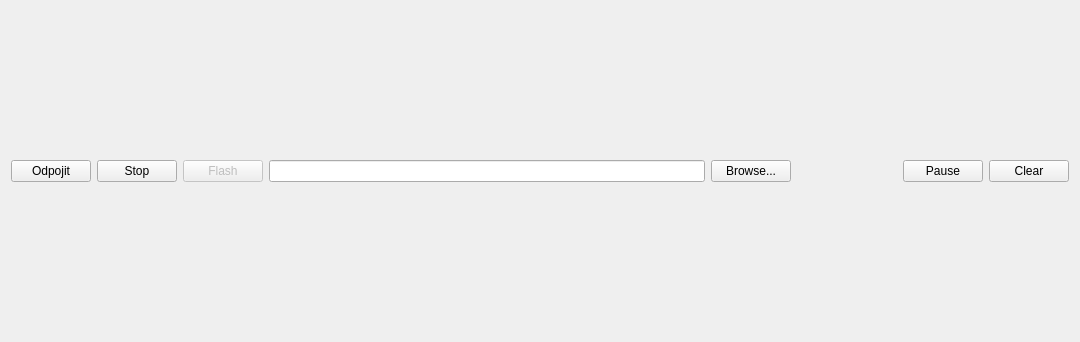
<?xml version="1.0" encoding="UTF-8"?>
<ui version="4.0">
 <class>LorrisTerminal</class>
 <widget class="QWidget" name="LorrisTerminal">
  <property name="geometry">
   <rect>
    <x>0</x>
    <y>0</y>
    <width>1080</width>
    <height>342</height>
   </rect>
  </property>
  <property name="windowTitle">
   <string>Form</string>
  </property>
  <layout class="QVBoxLayout" name="mainLayout">
   <item>
    <layout class="QHBoxLayout" name="horizontalLayout">
     <item>
      <widget class="QPushButton" name="connectButton">
       <property name="text">
        <string>Odpojit</string>
       </property>
      </widget>
     </item>
     <item>
      <widget class="QPushButton" name="stopButton">
       <property name="text">
        <string>Stop</string>
       </property>
      </widget>
     </item>
     <item>
      <widget class="QPushButton" name="flashButton">
       <property name="enabled">
        <bool>false</bool>
       </property>
       <property name="text">
        <string>Flash</string>
       </property>
      </widget>
     </item>
     <item>
      <widget class="QLineEdit" name="hexFile"/>
     </item>
     <item>
      <widget class="QPushButton" name="browseBtn">
       <property name="text">
        <string>Browse...</string>
       </property>
      </widget>
     </item>
     <item>
      <widget class="QLabel" name="flashText">
       <property name="minimumSize">
        <size>
         <width>100</width>
         <height>0</height>
        </size>
       </property>
       <property name="text">
        <string notr="true"/>
       </property>
      </widget>
     </item>
     <item>
      <widget class="QPushButton" name="pauseButton">
       <property name="text">
        <string>Pause</string>
       </property>
      </widget>
     </item>
     <item>
      <widget class="QPushButton" name="clearButton">
       <property name="text">
        <string>Clear</string>
       </property>
      </widget>
     </item>
    </layout>
   </item>
  </layout>
 </widget>
 <resources/>
 <connections/>
</ui>
